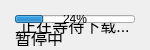
<?xml version="1.0" encoding="UTF-8"?>
<ui version="4.0">
 <class>QProgressBarWithStatus</class>
 <widget class="QWidget" name="QProgressBarWithStatus">
  <property name="geometry">
   <rect>
    <x>0</x>
    <y>0</y>
    <width>150</width>
    <height>50</height>
   </rect>
  </property>
  <property name="windowTitle">
   <string>Frame</string>
  </property>
  <widget class="QLabel" name="MessageLabel">
   <property name="geometry">
    <rect>
     <x>0</x>
     <y>0</y>
     <width>150</width>
     <height>50</height>
    </rect>
   </property>
   <property name="minimumSize">
    <size>
     <width>150</width>
     <height>50</height>
    </size>
   </property>
   <property name="font">
    <font>
     <pointsize>12</pointsize>
    </font>
   </property>
   <property name="text">
    <string>正在等待下载...</string>
   </property>
   <property name="alignment">
    <set>Qt::AlignCenter</set>
   </property>
  </widget>
  <widget class="QProgressBar" name="ProgressBar">
   <property name="geometry">
    <rect>
     <x>15</x>
     <y>15</y>
     <width>120</width>
     <height>8</height>
    </rect>
   </property>
   <property name="value">
    <number>24</number>
   </property>
  </widget>
  <widget class="QLabel" name="StatusLabel">
   <property name="geometry">
    <rect>
     <x>15</x>
     <y>30</y>
     <width>120</width>
     <height>16</height>
    </rect>
   </property>
   <property name="font">
    <font>
     <pointsize>12</pointsize>
    </font>
   </property>
   <property name="text">
    <string>暂停中</string>
   </property>
  </widget>
 </widget>
 <resources/>
 <connections/>
</ui>
